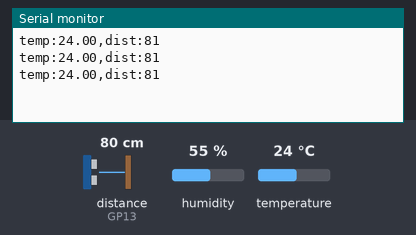
A sketch run on a simulated Raspberry Pi Pico. Parts: the last lines printed to the serial monitor. The test bench sets the inputs (shaded band); at power-on: distance to the obstacle (sensor on GP13) 80 cm, temperature 24 °C, humidity 55 %. The echo pulse lasts 58.3 µs per cm.

Above: at 1.8 s.
1.9 s: distance to the obstacle (sensor on GP13) set to 2 cm
At 2.4 s:
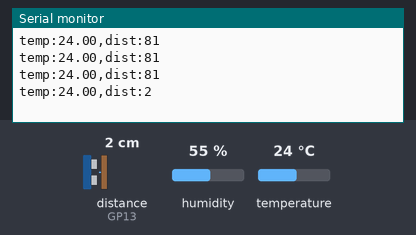
3.4 s: temperature set to 12 °C
At 3.9 s:
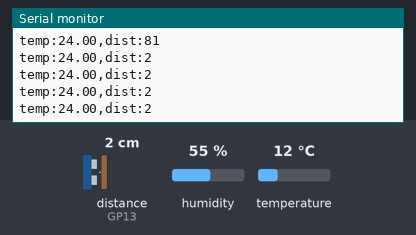
4.9 s: distance to the obstacle (sensor on GP13) set to 4 cm
At 5.4 s:
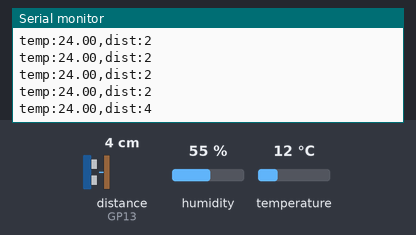
6.4 s: temperature set to 19 °C
At 6.9 s:
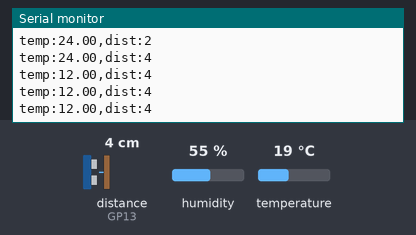
Timing chart, 0 to 8.9 s (numbered marks = the images above; inputs shaded):
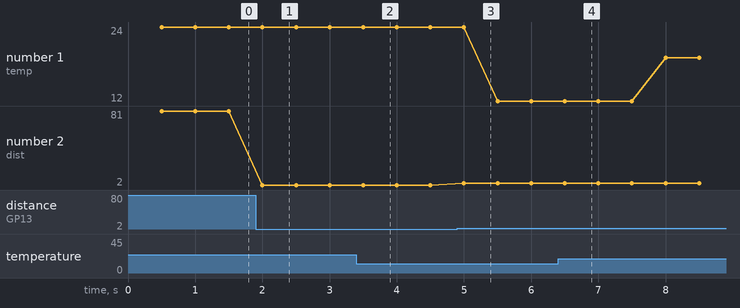

The sketch:

serial_report_230.ino
```cpp
// snippet: serial_report_230
// tags: serial, report, uart, dht, newping
// boards: avr, esp32, megaavr, nano33iot, rp2040
// not-tags: romi32u4
// library: DHT, NewPing
// description: Serial plotter multi-channel: simultaneously print DHT22 temperature (pin 4) and HC-SR04 distance…
// prompts: plotter, multi-channel, simultaneously, dht22, temperature, hc-sr04
// verified: compile-only
// source: kd-generated (id 230)
// exact-include: DHT.h, NewPing.h

#include <DHT.h>
#include <NewPing.h>

#define DHTPIN 4
#define DHTTYPE DHT22
#define TRIG_PIN 12
#define ECHO_PIN 13
#define MAX_DISTANCE 200

DHT dht(DHTPIN, DHTTYPE);
NewPing sonar(TRIG_PIN, ECHO_PIN, MAX_DISTANCE);

unsigned long prevDHTMs = 0;
unsigned long prevSonarMs = 0;

void setup() {
  Serial.begin(115200);
  dht.begin();
}

void loop() {
  unsigned long now = millis();

  // DHT22 temperature reading
  if (now - prevDHTMs >= 500) {
    prevDHTMs = now;
    float temperature = dht.readTemperature();
    if (!isnan(temperature)) {  // a failed DHT read returns NaN — skip, don't feed the plotter garbage
      Serial.print("temp:");
      Serial.print(temperature, 2);
      Serial.print(",");
    }
  }

  // HC-SR04 distance reading
  if (now - prevSonarMs >= 500) {
    prevSonarMs = now;
    int distance = sonar.ping_cm();  // NewPing: distance in cm (blocking ~10us-4ms)
    Serial.print("dist:");
    Serial.print(distance);
    Serial.println();
  }
}
```

Measured:
- after the input at 1.9 s, the serial monitor: prints a new line after 0.10 s (image 1)
- after the input at 4.9 s, the serial monitor: prints a new line after 0.10 s (image 3)
- plotted number 1: 12 → 19 after the input at 6.4 s
- plotted number 2: 81 → 2 after the input at 1.9 s, 2 → 4 after the input at 4.9 s
